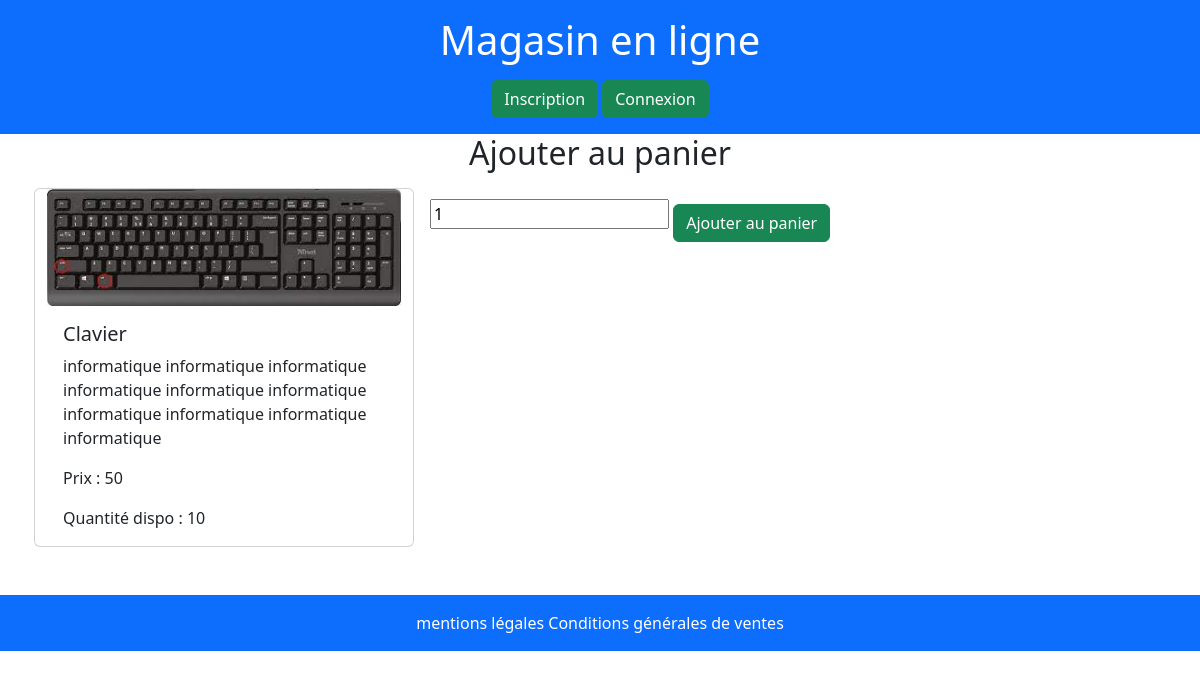
The page /?action=toShopping&id=1 on the database its author committed.
### tables this page shows
CREATE TABLE IF NOT EXISTS `article` (
  `id` int NOT NULL AUTO_INCREMENT,
  `libelle` varchar(20) NOT NULL,
  `prix` decimal(6,2) NOT NULL,
  `quantite` int NOT NULL,
  `description` text,
  `image` varchar(50) DEFAULT NULL,
  `categorie` varchar(50) NOT NULL,
  PRIMARY KEY (`id`)
);

### Controller/AbstractController.php (called while the page is built, shortened)
<?php
abstract class AbstractController{
     public function render(string $view, array $data = null){
          $page = "Views/" . $view. '.phtml';
          $page = str_replace("../", "protect", $page);
          $page = str_replace(";", "protect", $page);
          $page = str_replace("%", "protect", $page);
          !empty($data) ? extract($data) : '';
          include $page;
          include 'Views/template.phtml';
     }
}

### index.php (called while the page is built, shortened)
<?php
$article = new ArticleController;
$article->article();

### Model/ModelGenerique.php (called while the page is built, shortened)
<?php
abstract class ModelGenerique{
     protected $pdo;
    public function __construct()
    {
        $this->pdo = new \PDO("mysql:host=127.0.0.1;dbname=rh_magasin", "root", "", [
            \PDO::ATTR_DEFAULT_FETCH_MODE => \PDO::FETCH_ASSOC,
            \PDO::ATTR_ERRMODE => \PDO::ERRMODE_EXCEPTION
       ]);
    }
    public function executeRequete($query, $params = [])
    {
        $stmt = $this->pdo->prepare($query);
        $stmt->execute($params);
        return $stmt;
    }
}

### Model/ArticleModel.php (called while the page is built, shortened)
<?php
class ArticleModel extends ModelGenerique{
     public function getArticle(int $id) : Article {
          $stmt = $this->executeRequete("SELECT * FROM article WHERE id = :id", ['id' => $id]);
          if( $stmt->rowCount() != 0 ){
               return new Article($stmt->fetch());
          }
          return null;
     }
}

### Entities/Article.php (called while the page is built, shortened)
<?php
class Article{
     private string $libelle;
     private float $prix;
     private int $quantite;
     private string $description;
     public function __construct($data = []){
          foreach($data as $key => $value){
               $methode  = "set" . ucfirst(  $key ) ;
          }
      }
     public function setId(int $id): self
     {
          return $this;
     }
     public function getLibelle(): string
     {
          return $this->libelle;
     }
     public function setLibelle(string $libelle): self
     {
          $this->libelle = $libelle;
          return $this;
     }
     public function getPrix(): float
     {
          return $this->prix;
     }
     public function setPrix(float $prix): self
     {
          $this->prix = $prix;
          return $this;
     }
     public function getQuantite(): int
     {
          return $this->quantite;
     }
     public function setQuantite(int $quantite): self
     {
          $this->quantite = $quantite;
          return $this;
     }
     public function getDescription(): string
     {
          return $this->description;
     }
     public function setDescription(string $description): self
     {
          $this->description = $description;
          return $this;
     }
     public function setImage(string $image): self
     {
          return $this;
     }
     public function setCategorie(string $Categorie): self
     {
          return $this;
     }
}

### Views/article/article.phtml (the view, shortened to what this page needs)
<h2 class="text-center">Ajouter au panier</h2>
     <div class="row mt-3">
               <div class="card col-4 mx-1">
                    <div class="w-100">
                         <img class="img-fluid" src="public/img/article/clavier.jpeg"alt="Card image cap">
                    </div>
                    <div class="card-body">
                         <h5 class="card-title"><?= $article->getLibelle() ?></h5>
                         <p class="card-text"><?= $article->getDescription() ?></p>
                         <p class="card-text">Prix : <?= $article->getPrix() ?></p>
                         <p class="card-text">Quantité dispo : <?= $article->getQuantite() ?></p>
                    </div>
               </div>
               <div class="col-5">
                    <form action="">
                         <input type="number" name="quantite" value="1" size="2">
                         <input type="submit" class="btn btn-success mt-3" value="Ajouter au panier">
                    </form>
               </div>
     </div>

### rows shown on the page
article: libelle "Clavier", description "informatique informatique informatique informatique informatique informatique informatique informatique informatique informatique", prix "50", quantite "10"
